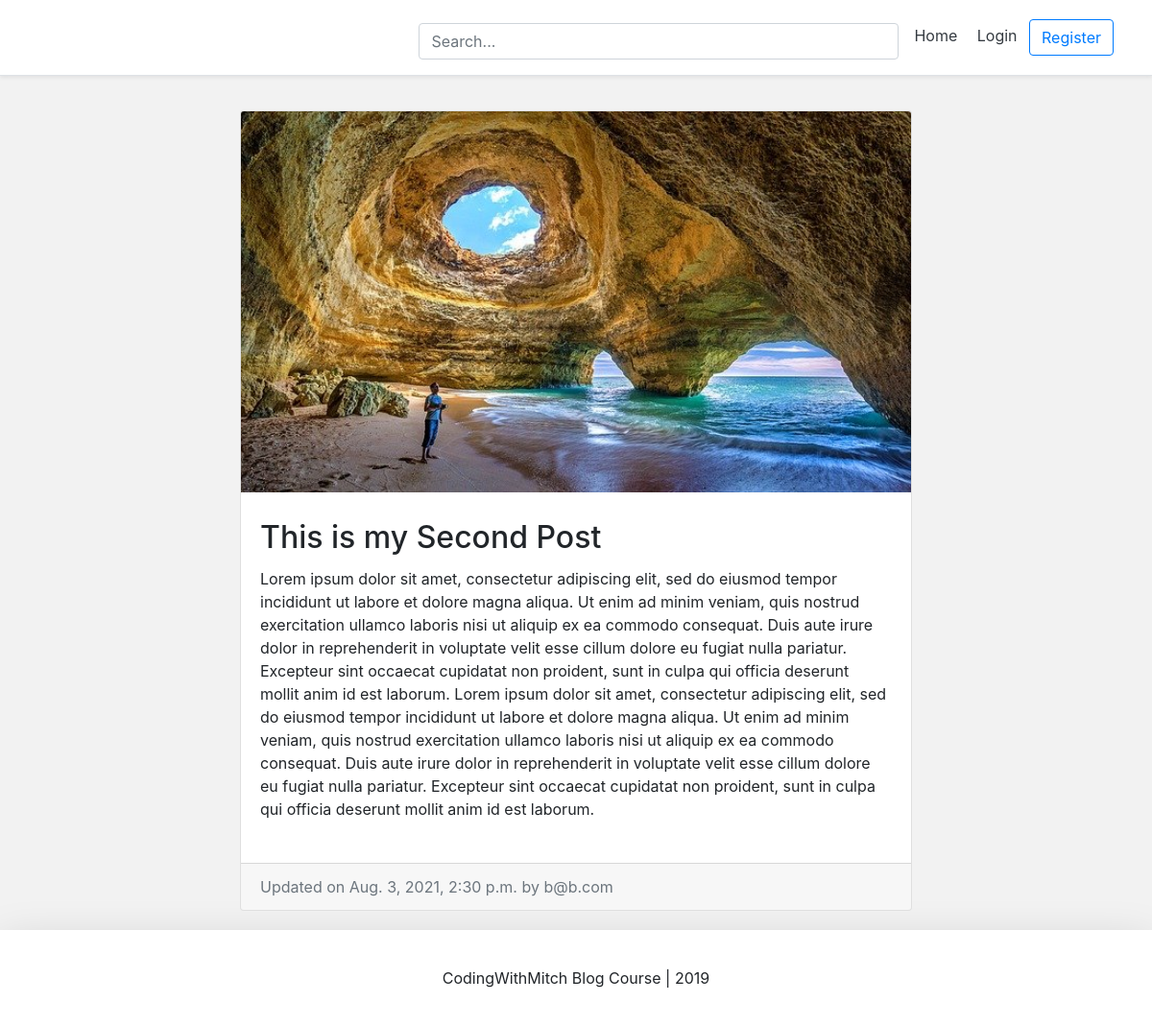
Page /blog/mohit-this-is-my-second-post/ on the committed database.
### blog/models.py (models this page shows, shortened)
class BlogPost(models.Model):
	title 				= models.CharField(max_length=50, null=False, blank=False)
	body 				= models.TextField(max_length=5000, null=False, blank=False)
	image 				= models.ImageField(upload_to=upload_location, null=False, blank=False)
	date_published 		= models.DateTimeField(auto_now_add=True, verbose_name="date published")
	date_updated 		= models.DateTimeField(auto_now=True, verbose_name="date updated")
	author 				= models.ForeignKey(settings.AUTH_USER_MODEL, on_delete=models.CASCADE)
	slug 				= models.SlugField(blank=True, unique=True)

### account/models.py (models this page shows, shortened)
class Account(AbstractBaseUser):
	email 					= models.EmailField(verbose_name="email", max_length=60, unique=True)
	username 				= models.CharField(max_length=30, unique=True)
	date_joined				= models.DateTimeField(verbose_name='date joined', auto_now_add=True)
	last_login				= models.DateTimeField(verbose_name='last login', auto_now=True)
	is_admin				= models.BooleanField(default=False)
	is_active				= models.BooleanField(default=True)
	is_staff				= models.BooleanField(default=False)
	is_superuser			= models.BooleanField(default=False)
	USERNAME_FIELD = 'email'
	REQUIRED_FIELDS = ['username']
	objects = MyAccountManager()
	def __str__(self):
		return self.email

### blog/views.py (the view)
# urls.py: path('<slug>/', detail_blog_view, name="detail"),
def detail_blog_view(request, slug):
	context = {}
	blog_post = get_object_or_404(BlogPost, slug=slug)
	context['blog_post'] = blog_post
	return render(request, 'blog/detail_blog.html', context)

### blog/templates/blog/detail_blog.html (shortened to what this page needs)
{% extends 'base.html' %}
{% block content %}
<div class="container">
	<div class="row">
		<div class="card m-auto">
			<img class="card-img-top" src="{{blog_post.image.url}}">
			<div class="card-body my-2">
				<h2 class="card-title">{{blog_post.title}}</h2>
				<p class="card-text">{{blog_post.body|safe}}</p>
			</div>
			<div class="card-footer text-muted">
				Updated on {{blog_post.date_updated}} by {{blog_post.author}}
			</div>
		</div>
	</div>
</div>
{% endblock content %}

### templates/snippets/base_css.html (style rules this page uses)
body { background-color: #f2f2f2; }

### templates/snippets/header.html (style rules this page uses)
@media (min-width: 768px) { html { font-size: 16px; } }

### blog/templates/blog/detail_blog.html (style rules this page uses)
.card { max-width: 700px; }
.container { padding: 20px; }

### rows in the picture
BlogPost: image (picture), title "This is my Second Post", body "Lorem ipsum dolor sit amet, consectetur adipiscing elit, sed do eiusmod tempor incididunt ut labore et dolore magna aliqua. Ut enim ad minim veniam, quis nostrud exercitation ullamco laboris nisi ut aliquip ex ea commodo consequat. Duis aute irure dolor in reprehenderit in voluptate velit esse cillum dolore eu fugiat nulla pariatur. Excepteur sint occaecat cupidatat non proident, sunt in culpa qui officia deserunt mollit anim id est laborum. Lorem ipsum dolor sit amet, consectetur adipiscing elit, sed do eiusmod tempor incididunt ut labore et dolore magna aliqua. Ut enim ad minim veniam, quis nostrud exercitation ullamco laboris nisi ut aliquip ex ea commodo consequat. Duis aute irure dolor…", date_updated "Aug. 3, 2021, 2:30 p.m.", author "b@b.com"
